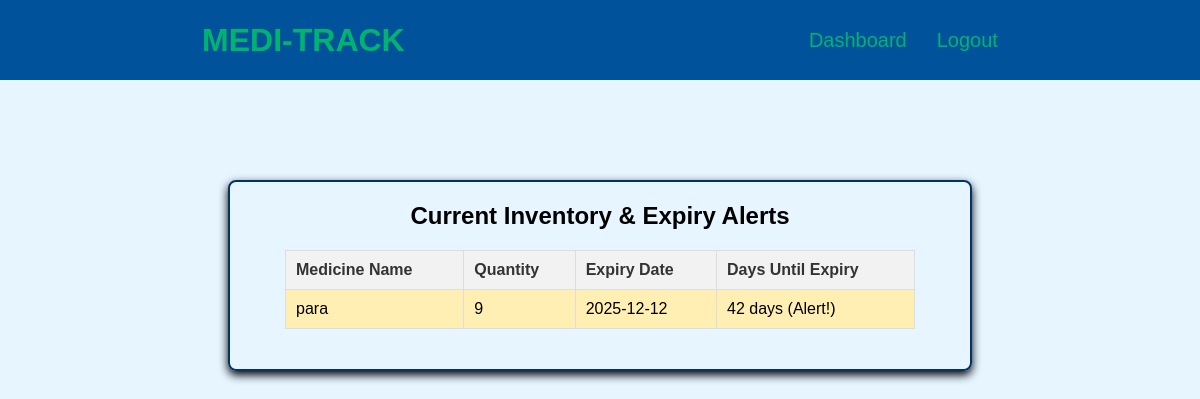
The page /display_stock?alert=low_stock (signed in) on the database its author committed.
### app.py (models this page shows)
class Medicine(db.Model):
    id = db.Column(db.Integer, primary_key=True)
    name = db.Column(db.String(200), nullable=False)
    quantity = db.Column(db.Integer, nullable=False)
    expiry_date = db.Column(db.String(50), nullable=False)
    owner_id = db.Column(db.Integer, db.ForeignKey('owner.id'), nullable=False)
    owner = db.relationship('Owner', backref=db.backref('medicines', lazy=True))

### app.py (the view)
@app.route('/display_stock')
def display_stock():
    if 'user_id' not in session:
        return redirect(url_for('login'))
    message = delete_expired_stock(session['user_id'])
    if message:
        flash(message, 'info')
    alert_type = request.args.get('alert') # Get the alert parameter from the URL
    medicines = Medicine.query.filter_by(owner_id=session['user_id']).all()
    today = datetime.now().date()
    filtered_medicines = []
    LOW_STOCK_THRESHOLD = 10 # Must match the threshold used in get_dashboard_alerts
    for medicine in medicines:
        is_expiring = False
        is_low_stock = medicine.quantity <= LOW_STOCK_THRESHOLD
        try:
            expiry = datetime.strptime(medicine.expiry_date, '%Y-%m-%d').date()
            days_until_expiry = (expiry - today).days
            medicine.alert_class = ''
            if days_until_expiry <= 0:
                medicine.alert_class = 'expired'
                is_expiring = True
            elif days_until_expiry <= 90:
                medicine.alert_class = 'expiring-soon'
                is_expiring = True
            medicine.days_until_expiry = days_until_expiry
        except ValueError:
            medicine.alert_class = 'date-error'
            medicine.days_until_expiry = 'N/A'
        if alert_type == 'expiry' and is_expiring:
            filtered_medicines.append(medicine)
        elif alert_type == 'low_stock' and is_low_stock:
            filtered_medicines.append(medicine)
        elif not alert_type:
            filtered_medicines.append(medicine)
    flashed_messages = get_flashed_messages(with_categories=True)
    return render_template('display_stock.html', medicines=filtered_medicines, messages=flashed_messages)

### app.py (called while the page is built)
def delete_expired_stock(owner_id):
    today = datetime.now().date()
    medicines = Medicine.query.filter_by(owner_id=owner_id).all()
    deleted_count = 0
    for medicine in medicines:
        try:
            expiry = datetime.strptime(medicine.expiry_date, '%Y-%m-%d').date()
            if expiry <= today:
                db.session.delete(medicine)
                deleted_count += 1
        except ValueError:
            continue
    if deleted_count > 0:
        db.session.commit()
        return f'{deleted_count} expired medicine(s) have been automatically removed from your stock.'
    return None # Returns None if no items were deleted

### templates/display_stock.html (shortened to what this page needs)
<!DOCTYPE html>
<html lang="en">
<head>
    <link rel="stylesheet" href="{{ url_for('static', filename='style.css') }}">
</head>
<body>
    <header>
        <nav>
            <div class="left">MEDI-TRACK</div>
            <div class="right">
                <ul>
                    <li><a href="{{ url_for('dashboard') }}">Dashboard</a></li>
                    <li><a href="{{ url_for('logout') }}">Logout</a></li>
                </ul>
            </div>
        </nav>
    </header>
    <main>
        <div class="form-container">
            <h2>Current Inventory & Expiry Alerts</h2>
            <table class="inventory-table">
                <thead>
                    <tr>
                        <th>Medicine Name</th>
                        <th>Quantity</th>
                        <th>Expiry Date</th>
                        <th>Days Until Expiry</th>
                    </tr>
                </thead>
                <tbody>
                    {% for medicine in medicines %}
                    <tr class="{{ medicine.alert_class }}">
                        <td>{{ medicine.name }}</td>
                        <td>{{ medicine.quantity }}</td>
                        <td>{{ medicine.expiry_date }}</td>
                        <td>
                            {% if medicine.days_until_expiry == 0 %}
                                EXPIRES TODAY!
                            {% elif medicine.days_until_expiry < 0 %}
                                **EXPIRED** ({{ -medicine.days_until_expiry }} days ago)
                            {% elif medicine.days_until_expiry <= 90 %}
                                {{ medicine.days_until_expiry }} days (Alert!)
                            {% else %}
                                {{ medicine.days_until_expiry }} days
                            {% endif %}
                        </td>
                    </tr>
                    {% endfor %}
                </tbody>
            </table>
        </div>
    </main>
</body>
</html>

### static/style.css (style rules this page uses)
* { margin: 0px; padding: 0px; }
body { background-color: #e6f5ff; font-family: 'Poppins', sans-serif; }
nav { display: flex; justify-content: space-around; align-items: center; height: 80px; background-color: #00529B; }
nav ul { display: flex; justify-content: center; gap: 30px; transition: color 0.3s ease; }
nav ul li { list-style: none; }
nav ul a { text-decoration: none; color: #00B470; transition: color 0.3s ease; font-size: 1.25rem; font-weight: 100 }
.left { color: #00B470; font-size: 2rem; font-weight: 600; }
.form-container { display: flex; justify-content: center; align-items: center; border: 2px solid #003366; padding: 20px; max-width: 700px; margin: auto; border-radius: 8px; flex-direction: column; margin-top: 100px; box-shadow: 0 4px 10px; }

### templates/display_stock.html (style rules this page uses)
.inventory-table { width: 90%; margin: 20px auto; border-collapse: collapse; }
.inventory-table th, .inventory-table td { border: 1px solid #ddd; padding: 10px; text-align: left; }
.inventory-table th { background-color: #f2f2f2; color: #333; }
.expiring-soon { background-color: #ffefb3; }

### rows shown on the page
Medicine: name "para", quantity "9", expiry_date "2025-12-12", days_until_expiry "42"
